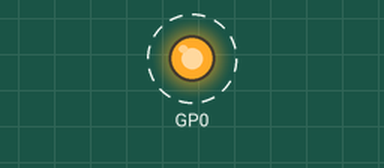
The program below on a simulated Raspberry Pi Pico. Shown: output pins drawn as LEDs (lit = HIGH). Dashed ring = blinking. What the program prints to the serial monitor is not drawn.

Above: at 0.5 s.
Timing chart, 0 to 4.6 s (numbered marks = the images above):
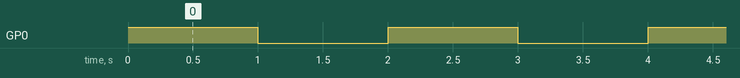

Measured:
- by itself, GP0: alternates HIGH for 1.0 s and LOW for 1.0 s

The program:

main.cpp
```cpp
#include <Arduino.h>

void setup()
{
    Serial.begin(9600);
    pinMode(0, OUTPUT);
}

void loop()
{
    digitalWrite(0, HIGH);
    Serial.println("on");   // turn the LED on (HIGH is the voltage level)
    delay(1000);                       // wait for a second
    digitalWrite(0, LOW);
    Serial.println("off");    // turn the LED off by making the voltage LOW
    delay(1000);                       // wait for a second
}
```
